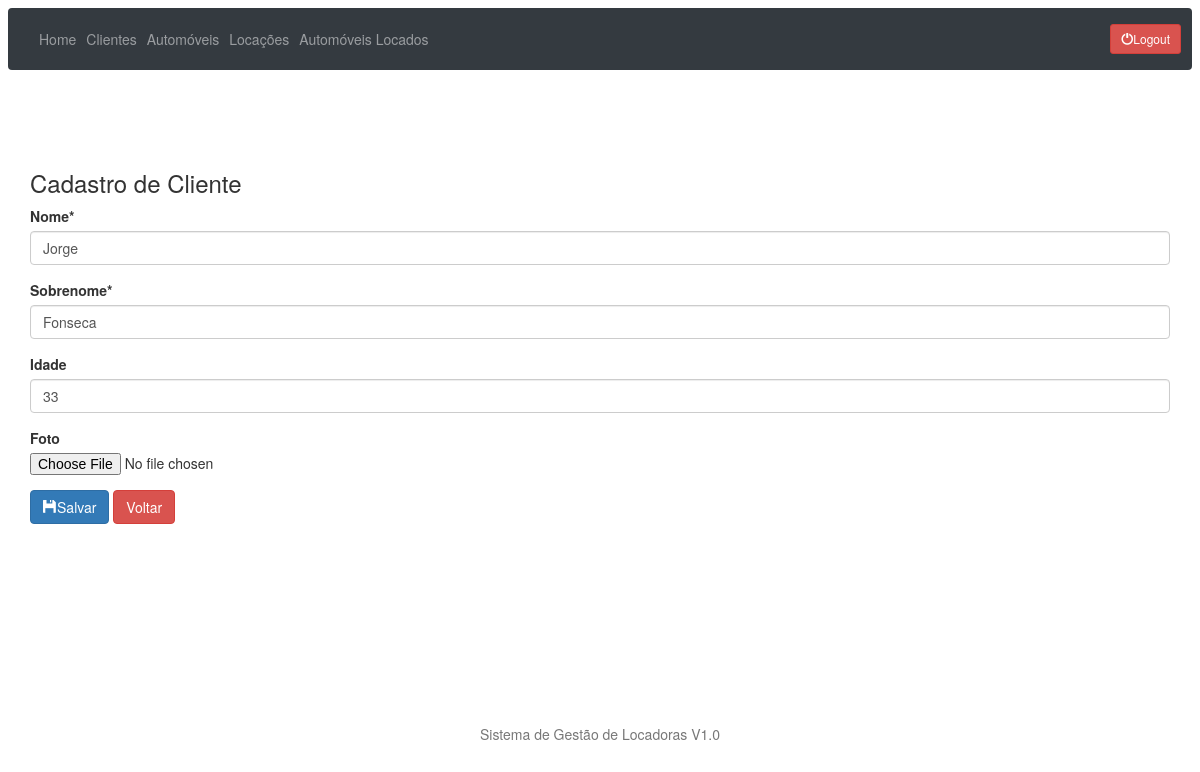
Page /clientes/update/2/ (signed in) on the committed database.
### clientes/models.py (models this page shows, shortened)
class Cliente(models.Model):
    nome = models.CharField(max_length=30)
    sobrenome = models.CharField(max_length=30)
    idade = models.IntegerField(null=True, blank=True)
    foto = models.ImageField(upload_to='clientes_fotos', null=True, blank=True)

### clientes/views.py (the view)
# urls.py: path('update/<int:id>/', clientes_update, name='cliente_update'),
@login_required()
def clientes_update(request, id):
    cliente = get_object_or_404(Cliente, pk=id)
    form = ClienteForm(request.POST or None, request.FILES or None, instance=cliente)
    if form.is_valid():
        form.save()
        return redirect('cliente_list')
    return render(request, 'cliente_form.html', {'form': form})

### clientes/forms.py
class ClienteForm(ModelForm):
    class Meta:
        model = Cliente
        fields = ['nome', 'sobrenome', 'idade', 'foto']

### clientes/templates/cliente_form.html (shortened to what this page needs)
{% extends 'base.html' %}
{% load crispy_forms_tags %}
{% block main %}
    <h3> Cadastro de Cliente </h3>
    <form method="POST" enctype="multipart/form-data">
        {{ form|crispy }}
        <button type="submit" class="btn btn-primary"><span
            class="glyphicon glyphicon-floppy-disk"></span>Salvar</button>
        <a class="btn btn-danger" href="{% url 'cliente_list' %}">Voltar</a>
    </form>
{% endblock %}

### statics/css/stick-footer-navbar.css (style rules this page uses)
html { position: relative; min-height: 100%; }
body { margin-bottom: 60px; }

### rows in the picture
Cliente: nome "Jorge", sobrenome "Fonseca", idade "33"
